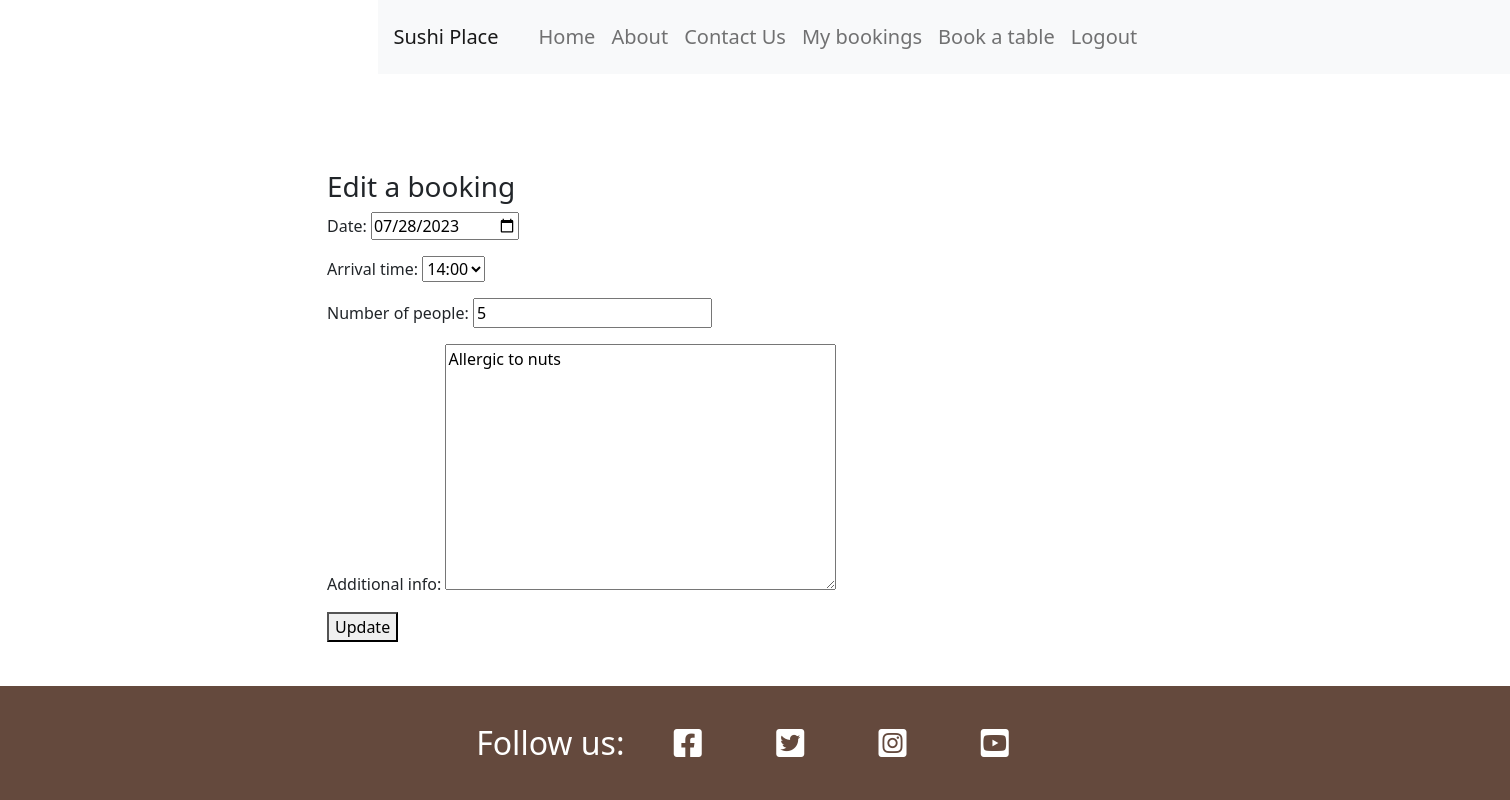
/edit/3 (signed in), run on the app's committed database.
### RestaurantBookingApp/models.py (models this page shows, shortened)
class Reservation(models.Model):
    TIME_OPTIONS = (
        ('11:00', '11:00'),
        ('11:30', '11:30'),
        ('12:00', '12:00'),
        ('12:30', '12:30'),
        ('13:00', '13:00'),
        ('13:30', '13:30'),
        ('14:00', '14:00'),
        ('14:30', '14:30'),
        ('15:00', '15:00'),
        ('15:30', '15:30'),
        ('16:00', '16:00'),
        ('16:30', '16:30'),
        ('17:00', '17:00'),
        ('17:30', '17:30'),
        ('18:00', '18:00'),
        ('18:30', '18:30'),
        ('19:00', '19:00'),
        ('19:30', '19:30'),
        ('20:00', '20:00'),
    )
    user = models.ForeignKey(User, on_delete=models.CASCADE, related_name="user_booking")
    first_name = models.CharField("First name", max_length=20)
    last_name = models.CharField("Last name", max_length=30)
    email = models.EmailField(null=True)
    phone_number = models.IntegerField(blank=True, null=True)
    guests = models.IntegerField("Number of people")
    date = models.DateField()
    time = models.CharField("Arrival time", max_length=30, choices=TIME_OPTIONS, default="18:00")
    additional_info = models.TextField(default="Additional Info (special requests, allergies etc.)", blank=True, null=True)
    class Meta:
        ordering = ['-date']

### RestaurantBookingApp/views.py (the view)
# urls.py: path('edit/<booking_id>', views.edit_booking, name = 'edit'),
def edit_booking(request, booking_id):
    booking = get_object_or_404(Reservation, id=booking_id)
    if request.method == 'POST':
        form = ReservationForm(request.POST, instance=booking)
        if form.is_valid():
            form.save()
            return redirect('my_bookings_page')
    form = ReservationForm(instance=booking)
    context = {
        'form': form
    }
    return render(request, 'edit_booking.html', context)

### RestaurantBookingApp/forms.py (shortened to what this page needs)
class ReservationForm(forms.ModelForm):
    class Meta:
        model = Reservation
        fields = ['date', 'time', 'guests', 'additional_info']
        widgets = {
            'date': DateInput()
        }

### templates/edit_booking.html (shortened to what this page needs)
{% extends "base.html" %}
{% block content %}
<section>
  <div class="container height mt-5 pt-5">
    <div class="row">
      <div class="col-md-8 md-3 offset-md-2">
        {% if user.is_authenticated %}
        <h3>Edit a booking</h3>
        <form method="POST">
          {{ form.as_p }}
          <button class="account-btn" type="submit">Update</button>
        </form>
        {% else %}
        <p>To make a reservation, please <a href="{% url 'account_login' %}">Login</a>. If you don't have an account please,
        <a href="{% url 'account/signup' %}">Sign Up</a></p>
        {% endif %}
      </div>
    </div>
  </div>
</section>
{% endblock %}

### static/css/style.css (style rules this page uses)
body { padding-bottom: 114px; }

### data on the page
Reservation: date "07/28/2023", time "14:00", guests "5", additional_info "Allergic to nuts"
